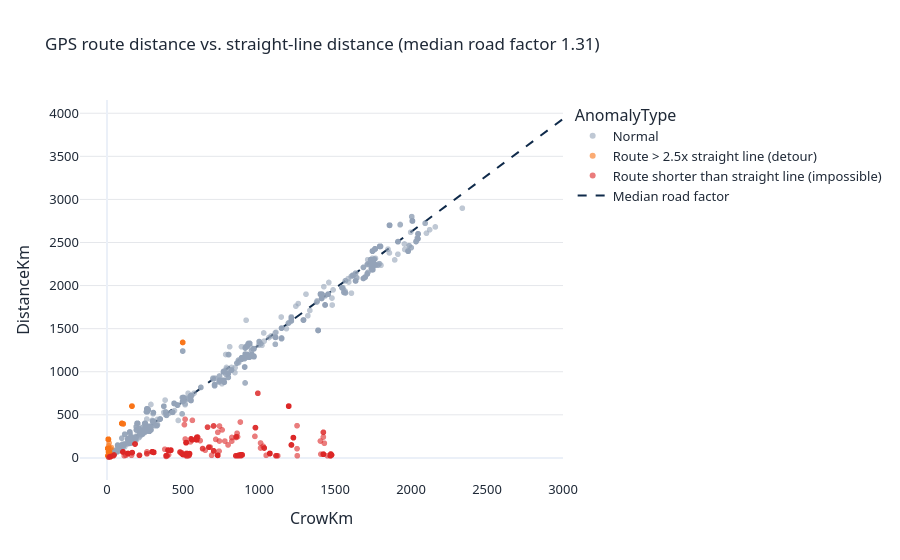

Here is the notebook cell this chart was saved with:
### Markdown cell above
## Part X: Q6, GPS Distance Anomalies

### Code cell
df["AnomalyType"] = np.select(
    [(df.CrowKm <= 5) & (df.DistanceKm > 50),
     df.RouteToCrowRatio < 0.9,
     df.RouteToCrowRatio > 2.5],
    ["Round trip (origin = destination)", "Route shorter than straight line (impossible)", "Route > 2.5x straight line (detour)"],
    default="Normal")
anom = df.AnomalyType.value_counts().to_frame("Trips"); anom["Share"] = anom.Trips / len(df)
display(anom)
display(df[df.AnomalyType != "Normal"].groupby("AnomalyType").IsOnTime.mean().to_frame("OTIF"))
fig = px.scatter(df[df.CrowKm > 5], x="CrowKm", y="DistanceKm", color="AnomalyType", opacity=0.6,
                 color_discrete_map={"Normal": GREY, "Route shorter than straight line (impossible)": RED, "Route > 2.5x straight line (detour)": ORANGE},
                 title=f"GPS route distance vs. straight-line distance (median road factor {ROAD_FACTOR:.2f})")
fig.add_scatter(x=[0, 3000], y=[0, 3000 * ROAD_FACTOR], mode="lines", line=dict(dash="dash", color=NAVY), name="Median road factor")
fig.show()
df.loc[df.AnomalyType != "Normal", ["BookingID", "Origin", "Destination", "CrowKm", "DistanceKm", "RouteToCrowRatio", "Carrier", "AnomalyType"]].head(10)

### Figure 1 — Plotly figure (JSON) as saved in the notebook; plotly's stock layout.template omitted (floating-point values rounded to 4 significant figures; data arrays with more than 128 entries replaced by an {"elided": "..."} marker saying what was removed)
{"data": [{"hovertemplate": "AnomalyType=Normal<br>CrowKm=%{x}<br>DistanceKm=%{y}<extra></extra>", "legendgroup": "Normal", "marker": {"color": "#94A3B8", "opacity": 0.6, "symbol": "circle"}, "mode": "markers", "name": "Normal", "showlegend": true, "type": "scattergl", "x": {"elided": "2476 float values"}, "xaxis": "x", "y": {"elided": "2476 float values"}, "yaxis": "y"}, {"hovertemplate": "AnomalyType=Route > 2.5x straight line (detour)<br>CrowKm=%{x}<br>DistanceKm=%{y}<extra></extra>", "legendgroup": "Route > 2.5x straight line (detour)", "marker": {"color": "#F97316", "opacity": 0.6, "symbol": "circle"}, "mode": "markers", "name": "Route > 2.5x straight line (detour)", "showlegend": true, "type": "scattergl", "x": {"elided": "205 float values"}, "xaxis": "x", "y": {"elided": "205 float values"}, "yaxis": "y"}, {"hovertemplate": "AnomalyType=Route shorter than straight line (impossible)<br>CrowKm=%{x}<br>DistanceKm=%{y}<extra></extra>", "legendgroup": "Route shorter than straight line (impossible)", "marker": {"color": "#DC2626", "opacity": 0.6, "symbol": "circle"}, "mode": "markers", "name": "Route shorter than straight line (impossible)", "showlegend": true, "type": "scattergl", "x": {"elided": "418 float values"}, "xaxis": "x", "y": {"elided": "418 float values"}, "yaxis": "y"}, {"line": {"color": "#0F2A4A", "dash": "dash"}, "mode": "lines", "name": "Median road factor", "type": "scatter", "x": [0, 3000], "y": [0, 3933.0]}], "layout": {"legend": {"title": {"text": "AnomalyType"}, "tracegroupgap": 0}, "title": {"text": "GPS route distance vs. straight-line distance (median road factor 1.31)"}, "xaxis": {"anchor": "y", "domain": [0.0, 1.0], "title": {"text": "CrowKm"}}, "yaxis": {"anchor": "x", "domain": [0.0, 1.0], "title": {"text": "DistanceKm"}}}}
